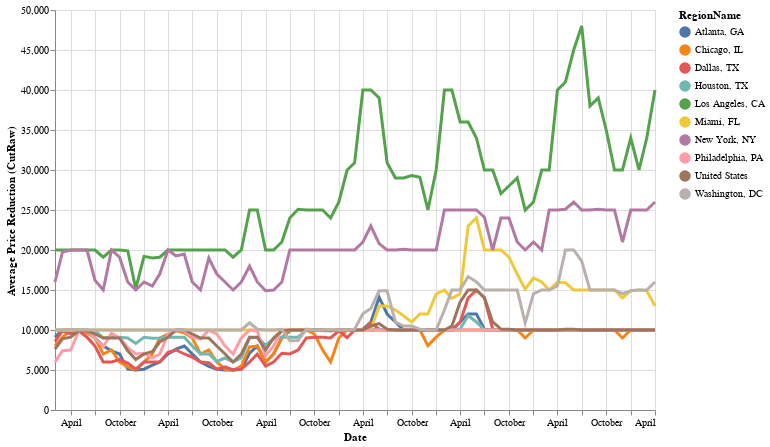

The notebook cell this image was saved under:
### Markdown cell above
# Sketching Your Data - Part 2

## 1. Identifying a Distinct Problem
**Problem**: Understanding real estate market dynamics to help potential homebuyers and investors make informed decisions.

This involves analyzing factors like home values, time on the market, price reductions (e.g., "CutRaw"), and their relationships across different cities and time periods.

## 2. Define Two Tasks Using the "Who, What, When, Where, Why, How" Framework

### Task 1: Identify Cities with the Most Significant Price Reductions Over Time
- **Who**: Homebuyers, real estate investors, agents.
- **What**: Average price reductions (CutRaw) in cities over time.
- **When**: Monthly, from 2018 to 2024.
- **Where**: Various cities in the United States.
- **Why**: To find investment opportunities with significant property discounts.
- **How**: Line chart visualizing price reduction trends for multiple cities over time.

### Task 2: Determine Correlation Between Time on Market and Home Values
- **Who**: Real estate analysts, market researchers, financial institutions.
- **What**: Relationship between days on market (DaysPending) and home values.
- **When**: Monthly data from 2018 to 2024.
- **Where**: Different states and cities in the US.
- **Why**: To understand selling time based on property value and inform pricing strategies.
- **How**: Scatter plots with regression lines to visualize correlations between home values and days on the market.

## 3. Designing Visualizations to Accomplish These Tasks

### Visualization Design for Task 1: Price Reductions Over Time
- **Type**: Line Chart with Multiple Series
- **Details**: Line chart with multiple lines for different cities; X-axis is time (2018-2024, monthly), Y-axis is average price reduction (CutRaw). Different colors for each city.
- **Purpose**: Compare trends in price reductions across cities to identify those with the most significant reductions.
- **Features**:
  - Interactive tooltips to show values on hover.
  - Filters to focus on specific cities.
  - Legend to identify city lines.

### Visualization Design for Task 2: Correlation Between Time on Market and Home Values
- **Type**: Scatter Plot with Regression Line
- **Details**: Scatter plot showing each city's average home value vs. average days on market (DaysPending). X-axis is home values; Y-axis is days on market.
- **Purpose**: Visualize correlation between property prices and time to sell, helping understand market liquidity and pricing strategies.
- **Features**:
  - Regression line to indicate trends.
  - Interactive filters to highlight specific regions or states.

### Code cell
# Extract columns that contain 'CutRaw' for years between 2018-02 and 2024-05
cut_raw_columns = [col for col in data1.columns if 'CutRaw' in col and '2018-02' <= col <= '2024-05']

# Melting the DataFrame to convert from wide to long format
cut_raw_melted = data1.melt(
    id_vars=['RegionID', 'RegionName', 'StateName'], 
    value_vars=cut_raw_columns, 
    var_name='Date', value_name='CutRaw'
)

# Convert 'Date' to datetime format for proper plotting
cut_raw_melted['Date'] = pd.to_datetime(cut_raw_melted['Date'].str.replace('-CutRaw', ''), format='%Y-%m')

# Calculate the average 'CutRaw' for each date and region
cut_raw_avg = cut_raw_melted.groupby(['RegionName', 'Date']).agg({'CutRaw': 'mean'}).reset_index()

# Filter the data to the top 10 cities by SizeRank to reduce tangled lines
top_cities = data1.sort_values('SizeRank').head(10)['RegionName'].unique()  # Top 10 cities by SizeRank
cut_raw_filtered = cut_raw_avg[cut_raw_avg['RegionName'].isin(top_cities)]

# Create an interactive selection for cities using 'RegionName'
highlight = alt.selection_point(
    on="pointerover", fields=["RegionName"], nearest=True  # Corrected field name to 'RegionName'
)

# Base chart for encoding with tooltips
base = alt.Chart(cut_raw_filtered).encode(
    x=alt.X("Date:T", title='Date'),  # Ensure 'Date' is in temporal format
    y=alt.Y("CutRaw:Q", title='Average Price Reduction (CutRaw)'),  # 'CutRaw' as quantitative
    color="RegionName:N",  # Color by 'RegionName'
    tooltip=[  # Add tooltips for additional information
        alt.Tooltip('Date:T', title='Date'),  # Tooltip for Date
        alt.Tooltip('CutRaw:Q', title='Avg Price Reduction'),  # Tooltip for CutRaw
        alt.Tooltip('RegionName:N', title='City')  # Tooltip for RegionName
    ]
)


# Points for hover selection
points = base.mark_circle().encode(
    opacity=alt.value(0)  # Invisible points to capture hover events
).add_params(
    highlight  # Add selection parameter
).properties(
    width=600,
    height=400  # Added height for better visualization
)

# Lines with dynamic sizing based on selection
lines = base.mark_line().encode(
    size=alt.condition(~highlight, alt.value(1), alt.value(3))  # Conditional size increase on hover
)

# Combine points and lines
chart = points + lines

# Display the chart
chart

### Figure 1 — Vega-Lite specification as saved in the notebook (floating-point values rounded to 4 significant figures; data arrays with more than 128 entries replaced by an {"elided": "..."} marker saying what was removed)
{"config": {"view": {"continuousWidth": 300, "continuousHeight": 300}}, "layer": [{"mark": {"type": "circle"}, "encoding": {"color": {"field": "RegionName", "type": "nominal"}, "opacity": {"value": 0}, "tooltip": [{"field": "Date", "title": "Date", "type": "temporal"}, {"field": "CutRaw", "title": "Avg Price Reduction", "type": "quantitative"}, {"field": "RegionName", "title": "City", "type": "nominal"}], "x": {"field": "Date", "title": "Date", "type": "temporal"}, "y": {"field": "CutRaw", "title": "Average Price Reduction (CutRaw)", "type": "quantitative"}}, "name": "view_1"}, {"mark": {"type": "line"}, "encoding": {"color": {"field": "RegionName", "type": "nominal"}, "size": {"condition": {"test": {"not": {"param": "param_1"}}, "value": 1}, "value": 3}, "tooltip": [{"field": "Date", "title": "Date", "type": "temporal"}, {"field": "CutRaw", "title": "Avg Price Reduction", "type": "quantitative"}, {"field": "RegionName", "title": "City", "type": "nominal"}], "x": {"field": "Date", "title": "Date", "type": "temporal"}, "y": {"field": "CutRaw", "title": "Average Price Reduction (CutRaw)", "type": "quantitative"}}}], "data": {"name": "data-d0416ea146f9ec6bfbf5682332363d7b"}, "height": 400, "params": [{"name": "param_1", "select": {"type": "point", "fields": ["RegionName"], "nearest": true, "on": "pointerover"}, "views": ["view_1"]}], "width": 600, "$schema": "https://vega.github.io/schema/vega-lite/v5.20.1.json", "datasets": {"data-d0416ea146f9ec6bfbf5682332363d7b": {"elided": "750 records"}}}
